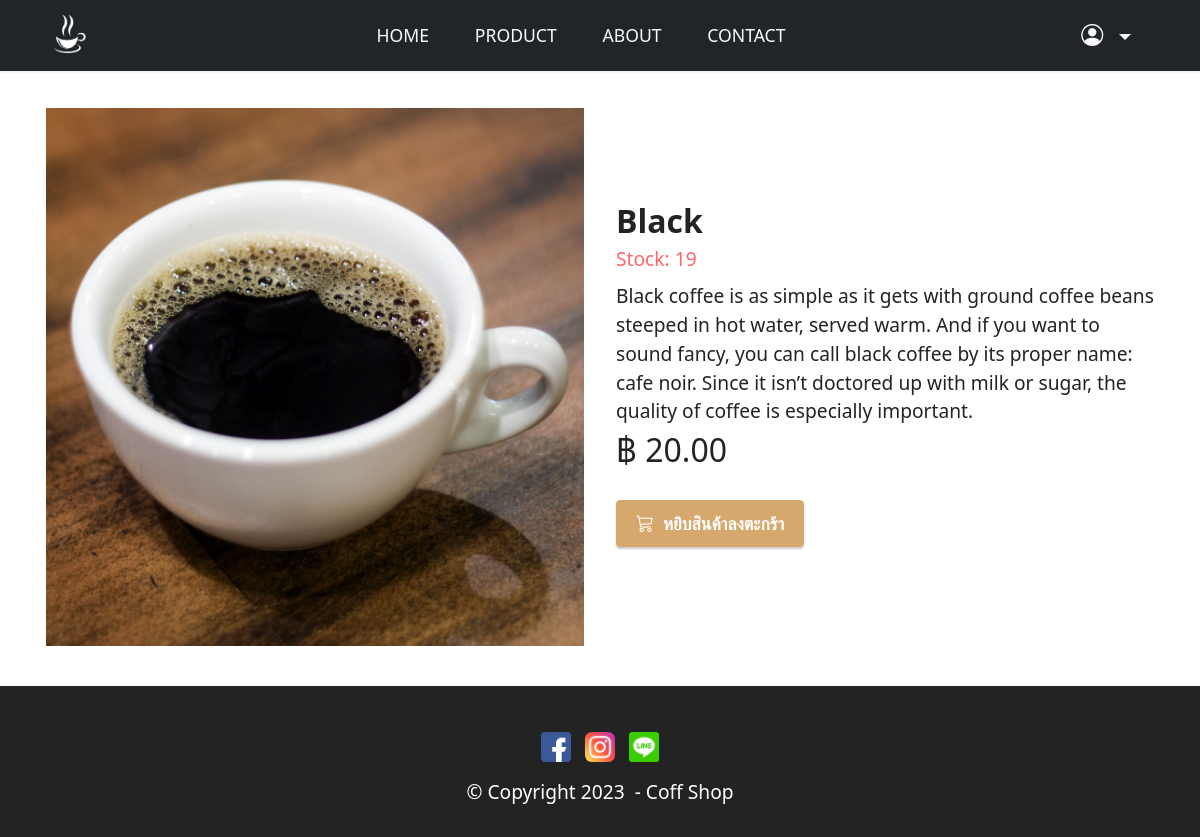
Screenshot of /product/details/7 with the database file from the repository.
### app_gen/models.py (models this page shows)
class Product(models.Model):
    name = models.CharField(max_length=50)
    description = models.TextField()
    price = models.DecimalField(max_digits=10,decimal_places=2)
    stock = models.IntegerField()
    trending = models.BooleanField(default=False)
    image = models.ImageField(upload_to='products', blank=True)

### app_gen/views.py (the view)
# urls.py: path('product/details/<int:id>', views.productDetail, name='productDetail'),
def productDetail(request, id):
    product = Product.objects.get(pk=id)
    return render(request, 'detail.html', {'product': product})

### app_gen/templates/detail.html (shortened to what this page needs)
{% extends "base.html" %}
{% load humanize %}
{% block content %}
    <div class="container my-3">
        <div class="card-wrapper">
            <div class="row align-items-center mt-4">
                <div class="col-12 col-lg-6">
                    <div class="image-wrapper">
                        <img src="{{product.image.url}}">
                    </div>
                </div>
                <div class="col-12 col-lg-6 my-4">
                    <div class="text-box">
                        <h5 class="mbr-title mbr-fonts-style display-5">
                            <strong>{{product.name}}</strong>
                            <p class="display-7 text-secondary">Stock: {{product.stock}}</p>
                        </h5>
                        <p class="mbr-text mbr-fonts-style display-7">{{product.description}}</p>
                        <div class="cost">
                            <span class="currentcost mbr-fonts-style pr-2 display-5">฿ {{product.price | intcomma}}</span>
                        </div>
                        <div class="mbr-section-btn pt-3">
                            {% if product.stock <= 0 %}
                                <h2 class ="text-center"> Out of stock</h2>
                            {% else %}
                                <a href="{% url 'addCart' product.id %}" class="btn btn-primary display-4">
                                    <i class="bi bi-cart3"></i></i>&nbsp;
                                    หยิบสินค้าลงตะกร้า
                                </a>
                            {% endif %}
                        </div>
                    </div>
                </div>
            </div>
        </div>
        <br>
    </div>
{% endblock %}

### app_gen/static/assets/theme/css/style.css (style rules this page uses)
body { font-style: normal; line-height: 1.5; font-weight: 400; color: #232323; position: relative; }
section, .container, .container-fluid { position: relative; word-wrap: break-word; }
a { font-style: normal; font-weight: 400; cursor: pointer; }
a, a:hover { text-decoration: none; }
.mbr-text { font-style: normal; line-height: 1.7; }
h1, h2, h3, h4, h5, h6, .display-1, .display-2, .display-4, .display-5, .display-7, span, p, a { line-height: 1; word-break: break-word; word-wrap: break-word; font-weight: 400; }
b, strong { font-weight: bold; }
img, iframe { display: block; width: 100%; }
.mbr-section-btn { margin-left: -0.6rem; margin-right: -0.6rem; font-size: 0; }
.btn { font-weight: 600; border-width: 1px; font-style: normal; margin: 0.6rem 0.6rem; white-space: normal; transition: all 0.2s ease-in-out; display: inline-flex; align-items: center; justify-content: center; word-break: break-word; }
.row { display: -webkit-flex; -webkit-flex-wrap: wrap; flex-wrap: wrap; }
.card-wrapper { -webkit-flex: 1; flex: 1; }
html, body { height: auto; min-height: 100vh; }
.mt-4 { margin-top: 2rem !important; }
@media (min-width: 992px) { .container { padding-left: 16px; padding-right: 16px; } }
@media (min-width: 992px) { .row { margin-left: -16px; margin-right: -16px; } }
@media (min-width: 992px) { .row > [class*=col] { padding-left: 16px; padding-right: 16px; } }
.card-wrapper, .item-wrapper { overflow: hidden; }

### app_gen/static/assets/theme/css/style_dt.css (style rules this page uses)
body, h1, h2, h3, p, ul, li { margin: 0; padding: 0; }

### app_gen/static/assets/custom/css/custom-style.css (style rules this page uses)
.display-4 { font-size: 1.1rem; line-height: 1.5; }
.display-5 { font-size: 2rem; line-height: 1.5; }
.display-7 { font-size: 1.2rem; line-height: 1.5; }
.btn { padding: 0.6rem 1.2rem; border-radius: 4px; }
.btn-primary, .btn-primary:active { background-color: #d7a86e !important; border-color: #d7a86e !important; color: #ffffff !important; box-shadow: 0 2px 2px 0 rgba(0, 0, 0, 0.2); }
.text-secondary { color: #ff6666 !important; }
a, a:hover { color: #d7a86e; }
body { overflow-x: hidden; }
a { transition: color 0.6s; }

### rows the page displays
Product: image (picture), name "Black", stock "19", description "Black coffee is as simple as it gets with ground coffee beans steeped in hot water, served warm. And if you want to sound fancy, you can call black coffee by its proper name: cafe noir. Since it isn’t doctored up with milk or sugar, the quality of coffee is especially important.", price "20.00"
